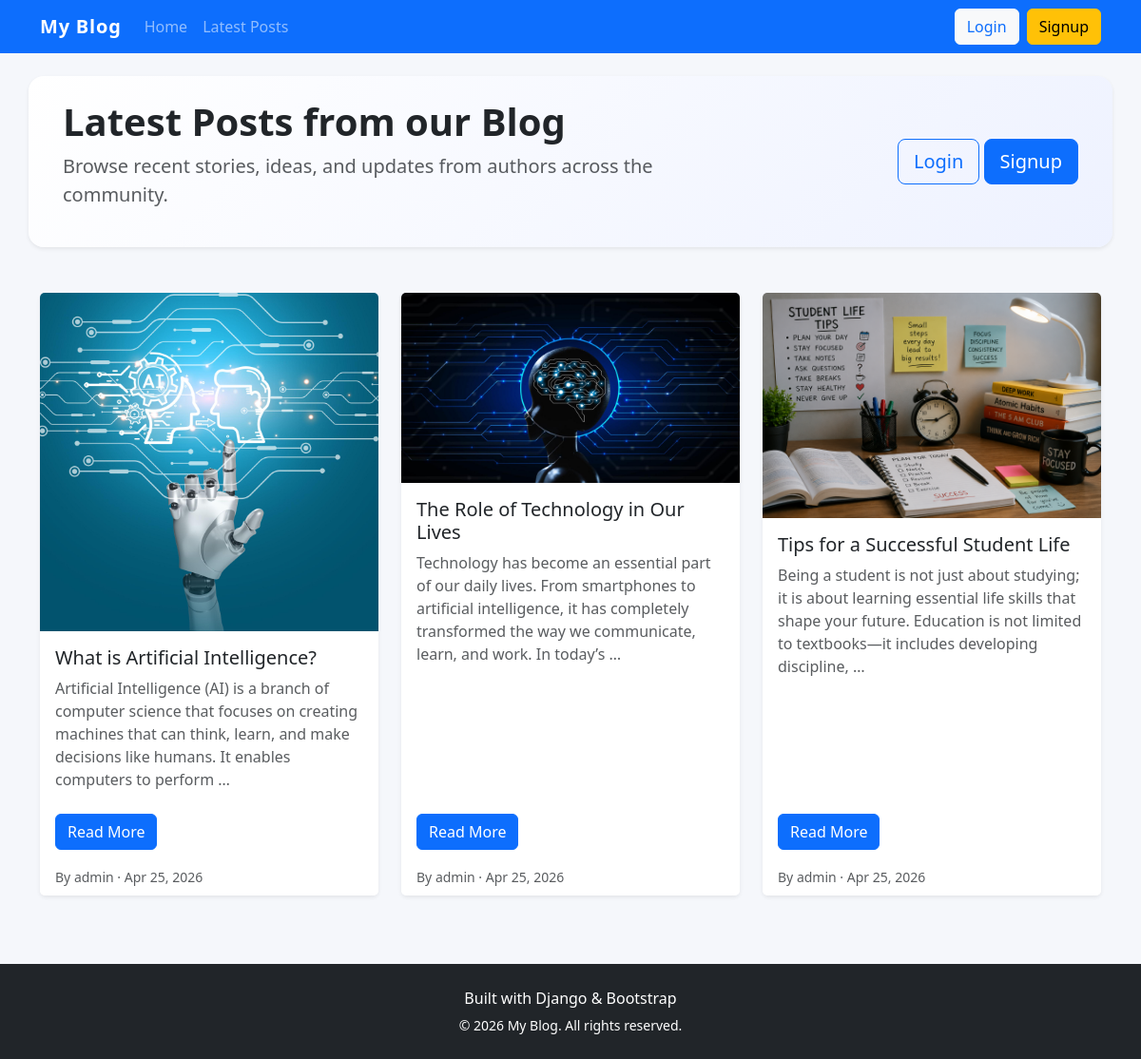
The page / on the database its author committed.
### blogapp/models.py (models this page shows, shortened)
class Post(models.Model):
    title = models.CharField(max_length=200)
    content = models.TextField()
    author = models.ForeignKey(User,on_delete=models.CASCADE)
    image = models.ImageField(upload_to='post_images/',null=True,blank=True)
    created_at = models.DateTimeField(auto_now_add=True)

### blogapp/views.py (the view)
# urls.py: 2. Add a URL to urlpatterns:  path('', views.home, name='home')
def home(request):
    if request.user.is_authenticated:
        if request.user.is_superuser:
            posts = Post.objects.all().order_by('-created_at')
        else:
            posts = Post.objects.filter(author=request.user).order_by('-created_at')
    else:
        posts = Post.objects.all().order_by('-created_at')
    return render(request, 'blogapp/home.html', {'posts': posts})

### blogapp/templates/blogapp/home.html (shortened to what this page needs)
{% extends 'base.html' %}
{% block content %}
<div class="row align-items-center mb-5 hero-section p-4 shadow-sm">
    <div class="col-md-8">
        <h1 class="display-6 fw-bold">Latest Posts from our Blog</h1>
        <p class="lead text-muted">Browse recent stories, ideas, and updates from authors across the community.</p>
    </div>
    <div class="col-md-4 text-md-end mt-3 mt-md-0">
        {% if user.is_authenticated %}
            <a href="{% url 'create_post' %}" class="btn btn-primary btn-lg">Create New Post</a>
        {% else %}
            <a href="{% url 'login' %}" class="btn btn-outline-primary btn-lg">Login</a>
            <a href="{% url 'signup' %}" class="btn btn-primary btn-lg">Signup</a>
        {% endif %}
    </div>
</div>
<div id="latest-posts" class="row g-4">
    {% if posts %}
        {% for post in posts %}
            <div class="col-lg-4 col-md-6">
                <div class="card h-100 shadow-sm border-0">
                    {% if post.image %}
                        <img src="{{ post.image.url }}" class="card-img-top" style="min-height: 200px; object-fit: cover;">
                    {% else %}
                        <div class="bg-secondary text-white text-center py-5">No Image Available</div>
                    {% endif %}
                    <div class="card-body d-flex flex-column">
                        <h5 class="card-title">{{ post.title|truncatewords:10 }}</h5>
                        <p class="text-muted mb-4">{{ post.content|truncatewords:28 }}</p>
                        <div class="mt-auto">
                            <a href="{% url 'post_detail' post.id %}" class="btn btn-primary">Read More</a>
                        </div>
                    </div>
                    <div class="card-footer bg-white border-0 pt-0">
                        <small class="text-muted">By {{ post.author.username }} · {{ post.created_at|date:"M d, Y" }}</small>
                    </div>
                </div>
            </div>
        {% endfor %}
    {% else %}
        <div class="col-12">
            <div class="alert alert-info">No posts found yet. Check back soon or create your first post.</div>
        </div>
    {% endif %}
</div>
{% endblock %}

### blogapp/templates/base.html (shortened to what this page needs)
<!DOCTYPE html>
<html lang="en">
<head>
    <link href="https://cdn.jsdelivr.net/npm/bootstrap@5.3.0/dist/css/bootstrap.min.css" rel="stylesheet">
</head>
<body>
    <nav class="navbar navbar-expand-lg navbar-dark bg-primary">
        <div class="container">
            <a class="navbar-brand" href="{% url 'home' %}">My Blog</a>
            <div class="collapse navbar-collapse" id="mainNav">
                <ul class="navbar-nav me-auto mb-2 mb-lg-0">
                    <li class="nav-item">
                        <a class="nav-link" href="{% url 'home' %}">Home</a>
                    </li>
                    <li class="nav-item">
                        <a class="nav-link" href="{% url 'home' %}#latest-posts">Latest Posts</a>
                    </li>
                </ul>
                <div class="d-flex gap-2">
                    {% if user.is_authenticated %}
                        <a href="{% url 'create_post' %}" class="btn btn-outline-light">Create Post</a>
                        <form method="post" action="{% url 'logout' %}" class="d-inline">
                            {% csrf_token %}
                            <button type="submit" class="btn btn-danger">Logout</button>
                        </form>
                    {% else %}
                        <a href="{% url 'login' %}" class="btn btn-light text-primary">Login</a>
                        <a href="{% url 'signup' %}" class="btn btn-warning">Signup</a>
                    {% endif %}
                </div>
            </div>
        </div>
    </nav>
    <div class="container py-4">
        {% block content %}{% endblock %}
    </div>
    <footer class="bg-dark text-white text-center py-4 mt-5">
        <div class="container">
            <p class="mb-1">Built with Django & Bootstrap</p>
            <small>© 2026 My Blog. All rights reserved.</small>
        </div>
    </footer>
</body>
</html>

### blogapp/templates/base.html (style rules this page uses)
body { background: #f5f7fb; min-height: 100vh; }
.navbar-brand { font-weight: 700; letter-spacing: 0.05rem; }
.hero-section { background: linear-gradient(135deg, #ffffff 0%, #eef2ff 100%); border-radius: 1rem; }

### rows shown on the page
Post: image (picture), title "What is Artificial Intelligence?", content "Artificial Intelligence (AI) is a branch of computer science that focuses on creating machines that can think, learn, and make decisions like humans. It enables computers to perform …", author.username "admin", created_at "Apr 25, 2026"
Post: image (picture), title "The Role of Technology in Our Lives", content "Technology has become an essential part of our daily lives. From smartphones to artificial intelligence, it has completely transformed the way we communicate, learn, and work. In today’s …", author.username "admin", created_at "Apr 25, 2026"
Post: image (picture), title "Tips for a Successful Student Life", content "Being a student is not just about studying; it is about learning essential life skills that shape your future. Education is not limited to textbooks—it includes developing discipline, …", author.username "admin", created_at "Apr 25, 2026"
